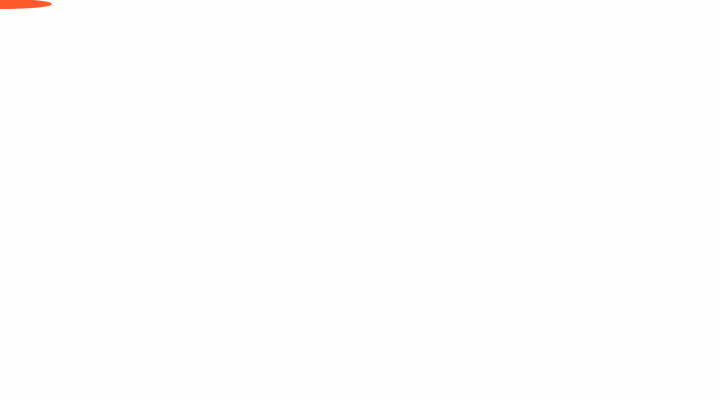
Frame 1 (no input)
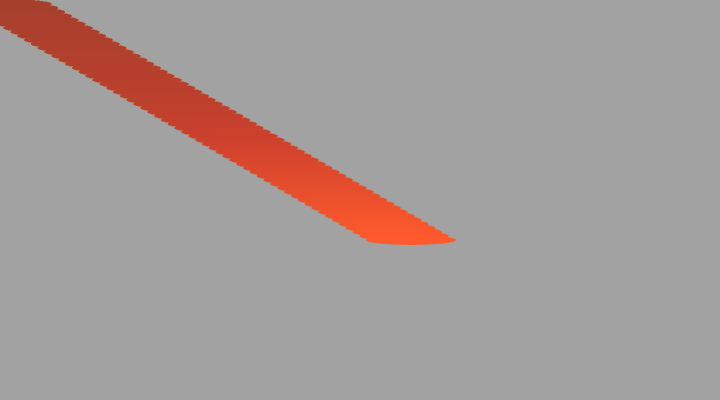
Frame 60 (no input)
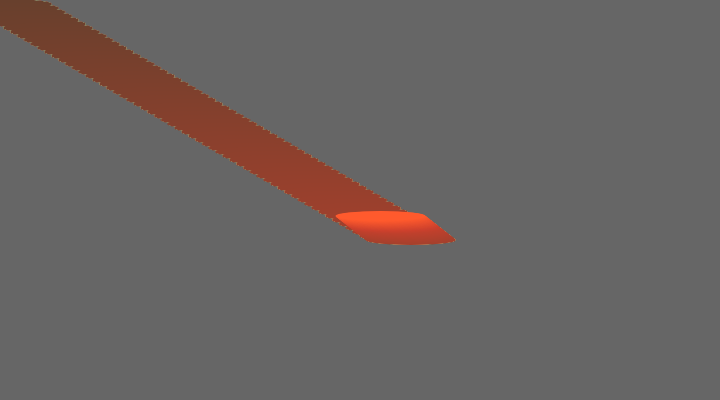
Frame 120 (the mouse pressed at the canvas centre since frame 60)

The p5.js sketch that drew these frames (run headless with seeded random() and noise() and a simulated clock; from frame 60 on, the mouse is pressed at the canvas centre):

// p5.js sketch
// ── sketch.js

var beginX = 0.0;
var beginY = 0.0;
var endX = 685.0;
var endY = 400.0;
var exponent = 1;
var step = 0.01;
var pct = 0.0;

function setup() {
  createCanvas(720, 400);
  noStroke();
  distX = endX - beginX;
  distY = endY - beginY;
}

function draw() {
  fill(22, 2);
  rect(0, 0, width, height);
  pct += step;
  if (pct < 1.0) {
    x = beginX + pct * distX;
    y = beginY + pow(pct, exponent) * distY;
  }
  fill(270,90,45);
  ellipse(x, y, 90, 10);
}

function mousePressed() {
  pct = 0.0;
  beginX = x;
  beginY = y;
  endX = mouseX;
  endY = mouseY;
  distX = endX - beginX;
  distY = endY - beginY;
}
